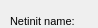
     <widget class="QWidget" name="page_3">
      <property name="geometry">
       <rect>
        <x>0</x>
        <y>0</y>
        <width>98</width>
        <height>28</height>
       </rect>
      </property>
      <attribute name="label">
       <string>Specific information</string>
      </attribute>
      <widget class="QLineEdit" name="netinit_name">
       <property name="geometry">
        <rect>
         <x>110</x>
         <y>10</y>
         <width>160</width>
         <height>20</height>
        </rect>
       </property>
       <property name="inputMask">
        <string/>
       </property>
       <property name="text">
        <string/>
       </property>
       <property name="frame">
        <bool>true</bool>
       </property>
      </widget>
      <widget class="QLineEdit" name="netinit_mlength">
       <property name="geometry">
        <rect>
         <x>380</x>
         <y>10</y>
         <width>160</width>
         <height>20</height>
        </rect>
       </property>
       <property name="inputMask">
        <string/>
       </property>
       <property name="text">
        <string/>
       </property>
       <property name="frame">
        <bool>true</bool>
       </property>
      </widget>
      <widget class="QLabel" name="label_netinit_mlength">
       <property name="geometry">
        <rect>
         <x>280</x>
         <y>5</y>
         <width>111</width>
         <height>31</height>
        </rect>
       </property>
       <property name="font">
        <font>
         <pointsize>8</pointsize>
        </font>
       </property>
       <property name="frameShape">
        <enum>QFrame::NoFrame</enum>
       </property>
       <property name="frameShadow">
        <enum>QFrame::Plain</enum>
       </property>
       <property name="text">
        <string>Length:</string>
       </property>
       <property name="textFormat">
        <enum>Qt::AutoText</enum>
       </property>
       <property name="scaledContents">
        <bool>false</bool>
       </property>
       <property name="alignment">
        <set>Qt::AlignLeading|Qt::AlignLeft|Qt::AlignVCenter</set>
       </property>
       <property name="wordWrap">
        <bool>true</bool>
       </property>
       <property name="margin">
        <number>3</number>
       </property>
      </widget>
      <widget class="QLabel" name="label_netinit_name">
       <property name="geometry">
        <rect>
         <x>10</x>
         <y>10</y>
         <width>91</width>
         <height>22</height>
        </rect>
       </property>
       <property name="font">
        <font>
         <pointsize>8</pointsize>
        </font>
       </property>
       <property name="frameShape">
        <enum>QFrame::NoFrame</enum>
       </property>
       <property name="frameShadow">
        <enum>QFrame::Plain</enum>
       </property>
       <property name="text">
        <string>Netinit name:</string>
       </property>
       <property name="textFormat">
        <enum>Qt::AutoText</enum>
       </property>
       <property name="scaledContents">
        <bool>false</bool>
       </property>
       <property name="alignment">
        <set>Qt::AlignLeading|Qt::AlignLeft|Qt::AlignVCenter</set>
       </property>
       <property name="margin">
        <number>3</number>
       </property>
      </widget>
      <widget class="QLineEdit" name="netinit_mheight">
       <property name="geometry">
        <rect>
         <x>110</x>
         <y>40</y>
         <width>160</width>
         <height>20</height>
        </rect>
       </property>
       <property name="inputMask">
        <string/>
       </property>
       <property name="text">
        <string/>
       </property>
       <property name="frame">
        <bool>true</bool>
       </property>
      </widget>
      <widget class="QLineEdit" name="netinit_mwidth">
       <property name="geometry">
        <rect>
         <x>380</x>
         <y>40</y>
         <width>160</width>
         <height>20</height>
        </rect>
       </property>
       <property name="inputMask">
        <string/>
       </property>
       <property name="text">
        <string/>
       </property>
       <property name="frame">
        <bool>true</bool>
       </property>
      </widget>
      <widget class="QLabel" name="label_netinit_mwidth">
       <property name="geometry">
        <rect>
         <x>280</x>
         <y>35</y>
         <width>111</width>
         <height>31</height>
        </rect>
       </property>
       <property name="font">
        <font>
         <pointsize>8</pointsize>
        </font>
       </property>
       <property name="frameShape">
        <enum>QFrame::NoFrame</enum>
       </property>
       <property name="frameShadow">
        <enum>QFrame::Plain</enum>
       </property>
       <property name="text">
        <string>Width:</string>
       </property>
       <property name="textFormat">
        <enum>Qt::AutoText</enum>
       </property>
       <property name="scaledContents">
        <bool>false</bool>
       </property>
       <property name="alignment">
        <set>Qt::AlignLeading|Qt::AlignLeft|Qt::AlignVCenter</set>
       </property>
       <property name="wordWrap">
        <bool>true</bool>
       </property>
       <property name="margin">
        <number>3</number>
       </property>
      </widget>
      <widget class="QLabel" name="label_netinit_mheight">
       <property name="geometry">
        <rect>
         <x>10</x>
         <y>40</y>
         <width>91</width>
         <height>22</height>
        </rect>
       </property>
       <property name="font">
        <font>
         <pointsize>8</pointsize>
        </font>
       </property>
       <property name="frameShape">
        <enum>QFrame::NoFrame</enum>
       </property>
       <property name="frameShadow">
        <enum>QFrame::Plain</enum>
       </property>
       <property name="text">
        <string>Height:</string>
       </property>
       <property name="textFormat">
        <enum>Qt::AutoText</enum>
       </property>
       <property name="scaledContents">
        <bool>false</bool>
       </property>
       <property name="alignment">
        <set>Qt::AlignLeading|Qt::AlignLeft|Qt::AlignVCenter</set>
       </property>
       <property name="margin">
        <number>3</number>
       </property>
      </widget>
     </widget>
